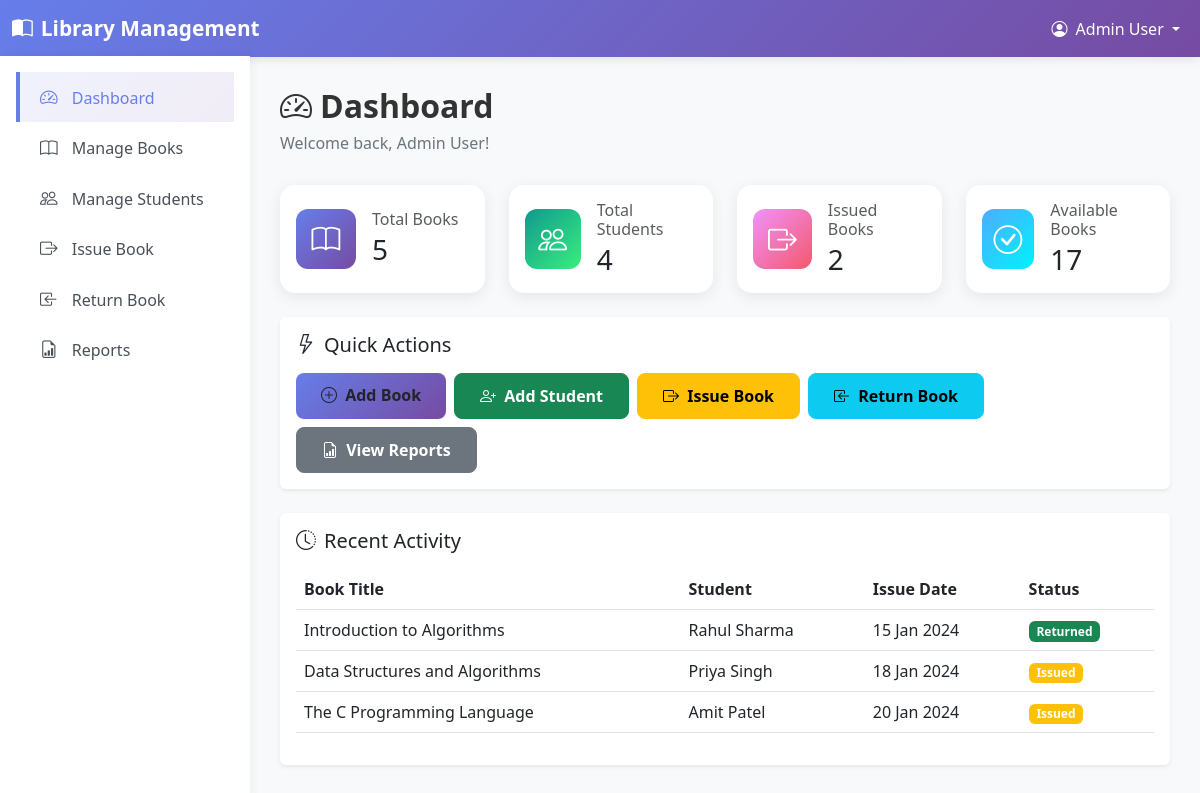
The app's page /dashboard.php (signed in) with its own data.
### tables this page shows
CREATE TABLE issued_books (
    id INT AUTO_INCREMENT PRIMARY KEY,
    book_id INT NOT NULL,
    student_id INT NOT NULL,
    issue_date DATE NOT NULL,
    return_date DATE,
    status ENUM('issued', 'returned') DEFAULT 'issued',
    created_at TIMESTAMP DEFAULT CURRENT_TIMESTAMP,
    FOREIGN KEY (book_id) REFERENCES books(id) ON DELETE CASCADE,
    FOREIGN KEY (student_id) REFERENCES students(id) ON DELETE CASCADE
);

CREATE TABLE books (
    id INT AUTO_INCREMENT PRIMARY KEY,
    title VARCHAR(255) NOT NULL,
    author VARCHAR(100) NOT NULL,
    category VARCHAR(50) NOT NULL,
    isbn VARCHAR(20) NOT NULL UNIQUE,
    quantity INT NOT NULL DEFAULT 1,
    available_quantity INT NOT NULL DEFAULT 1,
    added_date DATE NOT NULL DEFAULT CURRENT_DATE
);

CREATE TABLE students (
    id INT AUTO_INCREMENT PRIMARY KEY,
    name VARCHAR(100) NOT NULL,
    email VARCHAR(100) NOT NULL UNIQUE,
    phone VARCHAR(20) NOT NULL,
    created_at TIMESTAMP DEFAULT CURRENT_TIMESTAMP
);

### db.php (called while the page is built, shortened)
<?php
function getCurrentAdminName() {
    return isset($_SESSION['admin_name']) ? $_SESSION['admin_name'] : '';
}
?>

### dashboard.php (the view, shortened to what this page needs)
<?php
require_once 'db.php';
require_once 'layout.php';
try {
    $totalBooks = $pdo->query("SELECT COUNT(*) FROM books")->fetchColumn();
    $totalStudents = $pdo->query("SELECT COUNT(*) FROM students")->fetchColumn();
    $issuedBooks = $pdo->query("SELECT COUNT(*) FROM issued_books WHERE status = 'issued'")->fetchColumn();
    $availableBooks = $pdo->query("SELECT SUM(available_quantity) FROM books")->fetchColumn();
    $recentIssued = $pdo->query("
        SELECT ib.*, b.title, s.name as student_name
        FROM issued_books ib
        JOIN books b ON ib.book_id = b.id
        JOIN students s ON ib.student_id = s.id
        ORDER BY ib.created_at DESC
        LIMIT 5
    ")->fetchAll();
} catch(PDOException $e) {
    $error = "Database error: " . $e->getMessage();
}
?>
<div class="page-header">
    <h2><i class="bi bi-speedometer2 me-2"></i>Dashboard</h2>
    <p>Welcome back, <?= htmlspecialchars(getCurrentAdminName()) ?>!</p>
</div>
<div class="row g-4 mb-4">
    <div class="col-md-6 col-lg-3">
        <div class="card stat-card h-100">
            <div class="card-body d-flex align-items-center">
                <div class="icon books me-3">
                    <i class="bi bi-book"></i>
                </div>
                <div>
                    <h6 class="text-muted mb-1">Total Books</h6>
                    <h3 class="mb-0"><?= $totalBooks ?></h3>
                </div>
            </div>
        </div>
    </div>
    <div class="col-md-6 col-lg-3">
        <div class="card stat-card h-100">
            <div class="card-body d-flex align-items-center">
                <div class="icon students me-3">
                    <i class="bi bi-people"></i>
                </div>
                <div>
                    <h6 class="text-muted mb-1">Total Students</h6>
                    <h3 class="mb-0"><?= $totalStudents ?></h3>
                </div>
            </div>
        </div>
    </div>
    <div class="col-md-6 col-lg-3">
        <div class="card stat-card h-100">
            <div class="card-body d-flex align-items-center">
                <div class="icon issued me-3">
                    <i class="bi bi-box-arrow-right"></i>
                </div>
                <div>
                    <h6 class="text-muted mb-1">Issued Books</h6>
                    <h3 class="mb-0"><?= $issuedBooks ?></h3>
                </div>
            </div>
        </div>
    </div>
    <div class="col-md-6 col-lg-3">
        <div class="card stat-card h-100">
            <div class="card-body d-flex align-items-center">
                <div class="icon available me-3">
                    <i class="bi bi-check-circle"></i>
                </div>
                <div>
                    <h6 class="text-muted mb-1">Available Books</h6>
                    <h3 class="mb-0"><?= $availableBooks ?: 0 ?></h3>
                </div>
            </div>
        </div>
    </div>
</div>
<div class="row mb-4">
    <div class="col-12">
        <div class="card border-0 shadow-sm">
            <div class="card-body">
                <h5 class="card-title mb-3"><i class="bi bi-lightning me-2"></i>Quick Actions</h5>
                <div class="d-flex gap-2 flex-wrap">
                    <a href="add_book.php" class="btn btn-primary-custom btn-custom">
                        <i class="bi bi-plus-circle me-1"></i> Add Book
                    </a>
                    <a href="add_student.php" class="btn btn-success btn-custom">
                        <i class="bi bi-person-plus me-1"></i> Add Student
                    </a>
                    <a href="issue_book.php" class="btn btn-warning btn-custom">
                        <i class="bi bi-box-arrow-right me-1"></i> Issue Book
                    </a>
                    <a href="return_book.php" class="btn btn-info btn-custom">
                        <i class="bi bi-box-arrow-in-left me-1"></i> Return Book
                    </a>
                    <a href="reports.php" class="btn btn-secondary btn-custom">
                        <i class="bi bi-file-earmark-bar-graph me-1"></i> View Reports
                    </a>
                </div>
            </div>
        </div>
    </div>
</div>
<div class="row">
    <div class="col-12">
        <div class="card border-0 shadow-sm">
            <div class="card-body">
                <h5 class="card-title mb-3"><i class="bi bi-clock-history me-2"></i>Recent Activity</h5>
                <?php if (empty($recentIssued)): ?>
                    <div class="alert alert-info">
                        <i class="bi bi-info-circle me-2"></i>No recent activity found.
                    </div>
                <?php else: ?>
                    <div class="table-responsive">
                        <table class="table table-hover">
                            <thead>
                                <tr>
                                    <th>Book Title</th>
                                    <th>Student</th>
                                    <th>Issue Date</th>
                                    <th>Status</th>
                                </tr>
                            </thead>
                            <tbody>
                                <?php foreach ($recentIssued as $activity): ?>
                                    <tr>
                                        <td><?= htmlspecialchars($activity['title']) ?></td>
                                        <td><?= htmlspecialchars($activity['student_name']) ?></td>
                                        <td><?= date('d M Y', strtotime($activity['issue_date'])) ?></td>
                                        <td>
                                            <?php if ($activity['status'] == 'issued'): ?>
                                                <span class="badge bg-warning">Issued</span>
                                            <?php else: ?>
                                                <span class="badge bg-success">Returned</span>
                                            <?php endif; ?>
                                        </td>
                                    </tr>
                                <?php endforeach; ?>
                            </tbody>
                        </table>
                    </div>
                <?php endif; ?>
            </div>
        </div>
    </div>
</div>
    </div>
</body>
</html>

### layout.php (shortened to what this page needs)
<!DOCTYPE html>
<html lang="en">
<head>
    <link href="https://cdn.jsdelivr.net/npm/bootstrap@5.3.0/dist/css/bootstrap.min.css" rel="stylesheet">
    <link rel="stylesheet" href="https://cdn.jsdelivr.net/npm/bootstrap-icons@1.10.0/font/bootstrap-icons.css">
</head>
<body>
    <nav class="navbar navbar-expand-lg navbar-dark">
        <div class="container-fluid">
            <a class="navbar-brand" href="dashboard.php">
                <i class="bi bi-book-half me-2"></i>Library Management
            </a>
            <div class="navbar-nav ms-auto">
                <div class="dropdown">
                    <a class="nav-link dropdown-toggle text-white" href="#" role="button" data-bs-toggle="dropdown">
                        <i class="bi bi-person-circle me-1"></i>
                        <?= htmlspecialchars(getCurrentAdminName()) ?>
                    </a>
                </div>
            </div>
        </div>
    </nav>
    <div class="sidebar collapse d-md-block" id="sidebar">
        <nav class="nav flex-column p-3">
            <a class="nav-link <?= basename($_SERVER['PHP_SELF']) == 'dashboard.php' ? 'active' : '' ?>" href="dashboard.php">
                <i class="bi bi-speedometer2"></i> Dashboard
            </a>
            <a class="nav-link <?= basename($_SERVER['PHP_SELF']) == 'manage_books.php' || basename($_SERVER['PHP_SELF']) == 'add_book.php' || basename($_SERVER['PHP_SELF']) == 'edit_book.php' ? 'active' : '' ?>" href="manage_books.php">
                <i class="bi bi-book"></i> Manage Books
            </a>
            <a class="nav-link <?= basename($_SERVER['PHP_SELF']) == 'manage_students.php' || basename($_SERVER['PHP_SELF']) == 'add_student.php' || basename($_SERVER['PHP_SELF']) == 'edit_student.php' ? 'active' : '' ?>" href="manage_students.php">
                <i class="bi bi-people"></i> Manage Students
            </a>
            <a class="nav-link <?= basename($_SERVER['PHP_SELF']) == 'issue_book.php' ? 'active' : '' ?>" href="issue_book.php">
                <i class="bi bi-box-arrow-right"></i> Issue Book
            </a>
            <a class="nav-link <?= basename($_SERVER['PHP_SELF']) == 'return_book.php' ? 'active' : '' ?>" href="return_book.php">
                <i class="bi bi-box-arrow-in-left"></i> Return Book
            </a>
            <a class="nav-link <?= basename($_SERVER['PHP_SELF']) == 'reports.php' ? 'active' : '' ?>" href="reports.php">
                <i class="bi bi-file-earmark-bar-graph"></i> Reports
            </a>
        </nav>
    </div>
    <div class="main-content">

### layout.php (style rules this page uses)
:root { --primary-color: #667eea; --secondary-color: #764ba2; --sidebar-width: 250px; }
body { background-color: #f8f9fa; font-family: 'Segoe UI', Tahoma, Geneva, Verdana, sans-serif; }
.navbar { background: linear-gradient(135deg, var(--primary-color) 0%, var(--secondary-color) 100%); box-shadow: 0 2px 10px rgba(0, 0, 0, 0.1); }
.navbar-brand { font-weight: 700; font-size: 1.3rem; }
.sidebar { position: fixed; top: 56px; left: 0; width: var(--sidebar-width); height: calc(100vh - 56px); background: white; box-shadow: 2px 0 10px rgba(0, 0, 0, 0.05); overflow-y: auto; z-index: 1000; }
.sidebar .nav-link { color: #495057; padding: 12px 20px; border-left: 4px solid transparent; transition: all 0.3s ease; }
.sidebar .nav-link:hover, .sidebar .nav-link.active { background: linear-gradient(135deg, rgba(102, 126, 234, 0.1) 0%, rgba(118, 75, 162, 0.1) 100%); color: var(--primary-color); border-left-color: var(--primary-color); }
.sidebar .nav-link i { margin-right: 10px; font-size: 1.1rem; }
.main-content { margin-left: var(--sidebar-width); padding: 30px; min-height: calc(100vh - 56px); }
.stat-card { border: none; border-radius: 15px; box-shadow: 0 4px 15px rgba(0, 0, 0, 0.08); transition: transform 0.3s ease, box-shadow 0.3s ease; }
.stat-card .icon { width: 60px; height: 60px; border-radius: 12px; display: flex; align-items: center; justify-content: center; font-size: 1.8rem; color: white; }
.stat-card .icon.books { background: linear-gradient(135deg, #667eea 0%, #764ba2 100%); }
.stat-card .icon.students { background: linear-gradient(135deg, #11998e 0%, #38ef7d 100%); }
.stat-card .icon.issued { background: linear-gradient(135deg, #f093fb 0%, #f5576c 100%); }
.stat-card .icon.available { background: linear-gradient(135deg, #4facfe 0%, #00f2fe 100%); }
.btn-custom { padding: 10px 25px; border-radius: 8px; font-weight: 600; transition: all 0.3s ease; }
.btn-primary-custom { background: linear-gradient(135deg, var(--primary-color) 0%, var(--secondary-color) 100%); border: none; }
.page-header { margin-bottom: 30px; }
.page-header h2 { color: #333; font-weight: 700; margin-bottom: 5px; }
.page-header p { color: #6c757d; margin: 0; }

### records on screen
issued_books: book.title "Introduction to Algorithms", student.name "Rahul Sharma", issue_date "15 Jan 2024", status "Returned"
issued_books: book.title "Data Structures and Algorithms", student.name "Priya Singh", issue_date "18 Jan 2024", status "Issued"
issued_books: book.title "The C Programming Language", student.name "Amit Patel", issue_date "20 Jan 2024", status "Issued"

### other values on screen
getCurrentAdminName() "Admin User"
$totalBooks "5"
$totalStudents "4"
$issuedBooks "2"
$availableBooks ?: 0 "17"
